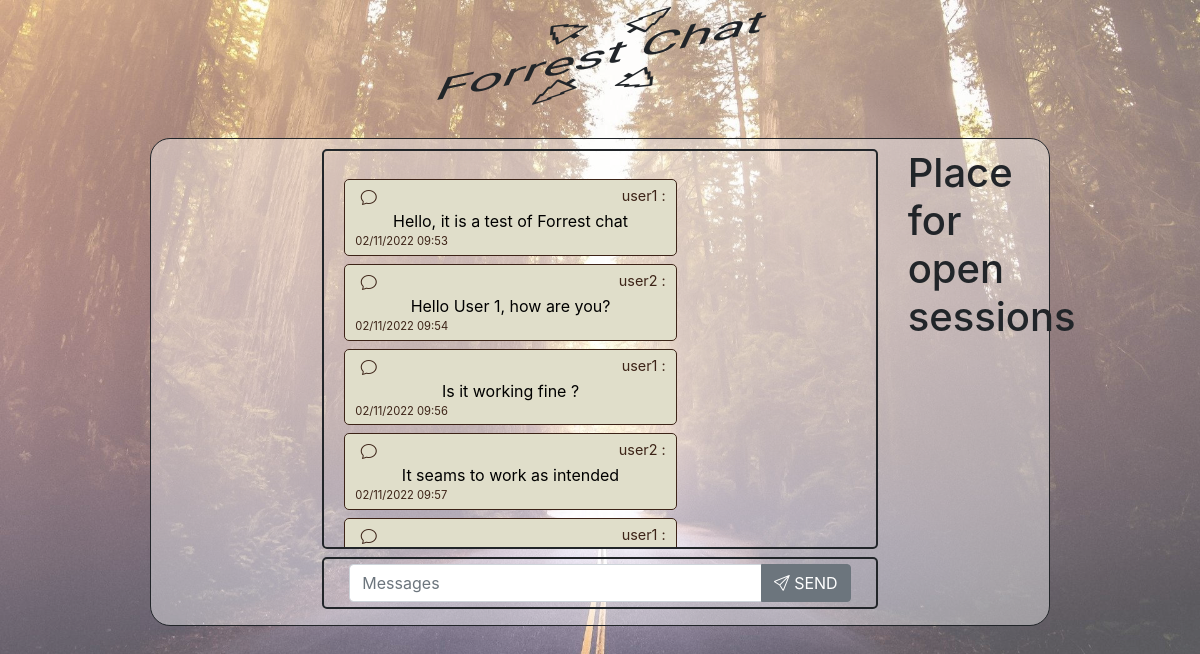
The page /session (signed in) on the database its author committed.
### app.py (models this page shows)
class MessageTable(db.Model):
    id = db.Column(db.Integer, primary_key=True)
    user = db.Column(db.String, unique=False, nullable=False)
    session_id = db.Column(db.String, unique=False, nullable=False)
    message = db.Column(db.String, unique=False, nullable=False)
    time = db.Column(db.String, unique=False, nullable=False)

### app.py (the view)
@app.route('/session', methods=['GET', "POST"])
@login_required
def session():
    return render_template('session.html', logged_user=current_user.username, active_user_list=active_user_list,
                           message_history=MessageTable.query.all())

### app.py (called while the page is built)
@login_manager.user_loader
def load_user(user_id):
    return User.query.get(int(user_id))

### templates/session.html (shortened to what this page needs)
{% include "header.html" %}
<body>
  <div class="title">
    <div class="logo">
      <h1 class="logo-icon icon-1"><i class="bi bi-tree"></i></h1>
      <h1 class="logo-icon icon-2"><i class="bi bi-tree"></i></h1>
      <h1 class="jambotron">Forrest Chat</h1>
      <h1 class="logo-icon icon-3"><i class="bi bi-tree"></i></h1>
      <h1 class="logo-icon icon-4"><i class="bi bi-tree"></i></h1>
    </div>
  </div>
  <div class="container mh-100 main-messenger">
    <div class="row messenger-row">
      <div id="userbar" class="col-lg-2 userbar">
      </div>
      <div class="col-lg-8 message_holder">
        <div id="messages" class="scrollabletextbox overflow-auto">
          {% for i in message_history:%}
          {%if i['user'] == logged_user:%}
          <div class="message my-message container">
            <div class="row">
              <div class="message-user col-10">
                <p>{{i['user']}} : </p>
              </div>
              <div class="message-icon col-2">
                <i class="bi bi-chat"></i>
              </div>
            </div>
            <div class="message-block row">
              <div class="col-12">
                <p>
                  {{i['message']}}
                </p>
              </div>
            </div>
            <div class="message-date row">
              <div class="col-12">
                <p>
                  {{i['time']}}
                </p>
              </div>
            </div>
          </div>
          {%else:%}
          <div class="message other-message container">
            <div class="row">
              <div class="message-icon col-2">
                <i class="bi bi-chat"></i>
              </div>
              <div class="message-user col-10">
                <p>{{i['user']}} : </p>
              </div>
            </div>
            <div class="message-block row">
              <div class="col-12">
                <p>
                  {{i['message']}}
                </p>
              </div>
            </div>
            <div class="message-date row">
              <div class="col-12">
                <p>
                  {{i['time']}}
                </p>
              </div>
            </div>
          </div>
          {%endif%}
          {%endfor%}
        </div>
        <div class="input-group mb-3 input-panel">
          <input id="myMessage" type="text" name="message" class="form-control message-input" placeholder="Messages" aria-label="Recipient's username" aria-describedby="basic-addon2">
          <div class="input-group-append">
            <button id="sendbutton" class="btn btn-secondary" type="button"><i class="bi bi-send"></i> SEND</button>
          </div>
        </div>
      </div>
      <div class="col-lg-2 session-navbar">
        <h1>Place for open sessions</h1>
      </div>
    </div>
  </div>
</body>
</html>

### templates/header.html (shortened to what this page needs)
<!DOCTYPE html>
<html lang="en">
<head>
<link rel="stylesheet" href="https://cdn.jsdelivr.net/npm/bootstrap@4.5.3/dist/css/bootstrap.min.css">
<link rel="stylesheet" href="css/styles.css">
<link rel="stylesheet" href="https://cdn.jsdelivr.net/npm/bootstrap-icons@1.9.1/font/bootstrap-icons.css">
<link rel="stylesheet" href="{{url_for('static', filename='styles.css')}}">
</head>

### static/styles.css (style rules this page uses)
.title { width: 20%; margin: 0 auto -30px auto; text-align: center; font-family: "Ubuntu"; position: relative; top: -25px; transform: skew(-25deg, -12deg) scale(1.5, 0.8); }
.logo-icon { display: inline-block; }
.icon-1 { transform: rotate(-45deg) translateX(-18px) scale(0.8); }
.icon-2 { transform: rotate(45deg) translate(15px, 15px) scale(0.8); }
.icon-3 { transform: rotate(-135deg) translate(15px, 15px) scale(0.8); }
.icon-4 { transform: rotate(-225deg) translateX(-18px) scale(0.8); }
.userbar { width: 10%; }
.main-messenger { width: 100%; background-color: rgb(255, 255, 255, 0.4); border: solid 1px; border-radius: 20px; max-width: 1550px; width: 75%; }
.messenger-row { padding: 10px 10px 0 10px; }
.scrollabletextbox { padding: 20px; overflow: auto; border: solid 2px; border-radius: 5px; height: 400px; }
.input-panel { border: solid 2px; border-radius: 5px; padding: 5px 25px; text-align: center; margin: 0.5rem 0 0 0; }
.message { color: #3C2317; padding: 5px 10px; width: 65%; text-align: center; border: solid 1px; border-radius: 5px; word-break: break-word; }
.message p { margin: 0; }
.message-block { color: black; }
.message-user { font-size: 0.9rem; }
.message-date { text-align: right; font-size: 0.7rem; }
.other-message { margin: 8px auto 8px 0; background-color: #E0DECA; }
.other-message .message-icon { margin: 0 auto 0 0; }
.other-message .message-user { text-align: right; }
.other-message .message-date { text-align: left; }
.session-navbar { width: 10%; }

### rows shown on the page
MessageTable: user "user1", message "Hello, it is a test of Forrest chat", time "02/11/2022 09:53"
MessageTable: user "user2", message "Hello User 1, how are you?", time "02/11/2022 09:54"
MessageTable: user "user1", message "Is it working fine ?", time "02/11/2022 09:56"
MessageTable: user "user2", message "It seams to work as intended", time "02/11/2022 09:57"
MessageTable: user "user1"
